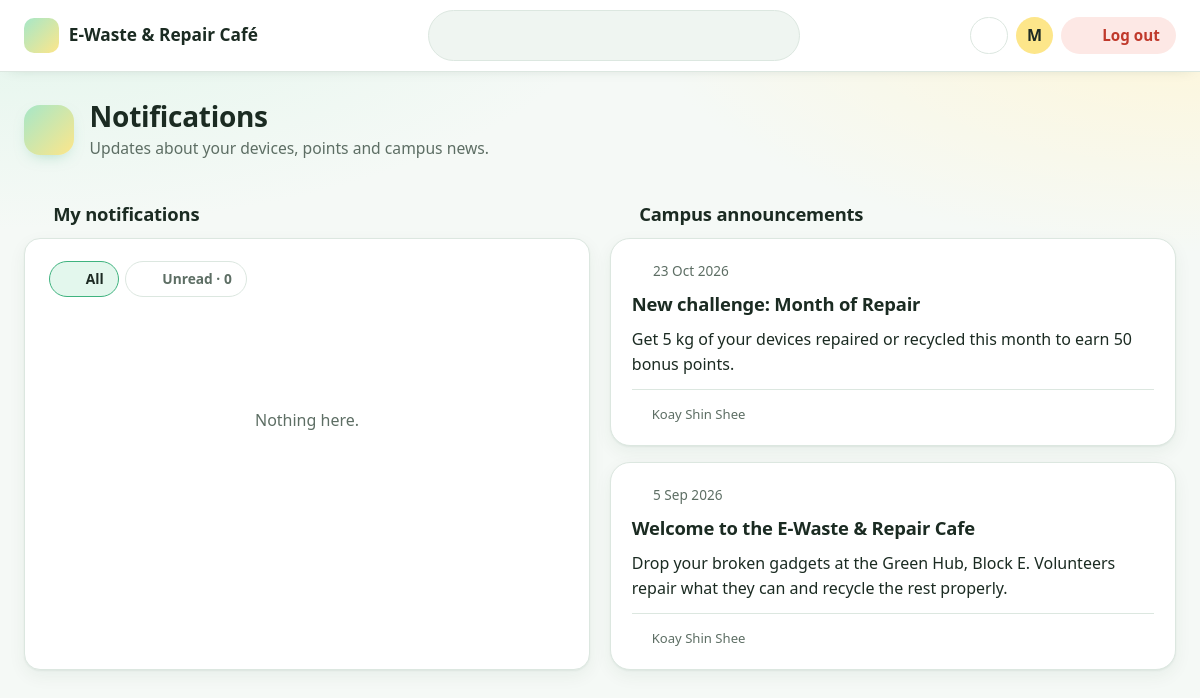
Screenshot of /student/notifications.php (signed in) with the database file from the repository.
### tables this page shows
CREATE TABLE `announcements` (
  `announcementID` varchar(10) NOT NULL,
  `created_by` varchar(10) NOT NULL,
  `title` varchar(100) NOT NULL,
  `message` varchar(500) NOT NULL,
  `created_at` datetime NOT NULL DEFAULT current_timestamp()
);

CREATE TABLE `users` (
  `tp_number` varchar(10) NOT NULL,
  `name` varchar(100) NOT NULL,
  `email` varchar(100) NOT NULL,
  `password` varchar(255) NOT NULL,
  `phone` varchar(15) NOT NULL,
  `is_active` tinyint(1) NOT NULL DEFAULT 1,
  `created_at` datetime NOT NULL DEFAULT current_timestamp()
);

### student/notifications.php (the view, shortened to what this page needs)
<?php
require '../config/db.php';
require '../includes/functions.php';
$tp = $_SESSION['tp_number'];
$filter = ($_GET['filter'] ?? '') === 'unread' ? 'unread' : 'all';
$unread = (int)db_value($conn, "SELECT COUNT(*) FROM notifications
    WHERE tp_number = ? AND is_read = 0", 's', [$tp]);
$sql = "SELECT * FROM notifications WHERE tp_number = ?";
$sql .= " ORDER BY created_at DESC, notificationID DESC";
$notifications = db_all($conn, $sql, 's', [$tp]);
$announcements = db_all($conn, "SELECT a.*, u.name AS admin_name
    FROM announcements a JOIN users u ON a.created_by = u.tp_number
    ORDER BY a.created_at DESC");
require '../includes/student_top.php';
?>
<div class="two-col">
    <div>
        <h2 class="section-title"><?= icon('bell') ?> My notifications</h2>
        <section class="card">
            <div class="card-head">
                <nav class="pill-tabs" aria-label="Filter notifications">
                    <a href="notifications.php" class="<?= $filter === 'all' ? 'active' : '' ?>"><?= icon('inbox') ?> All</a>
                    <a href="notifications.php?filter=unread" class="<?= $filter === 'unread' ? 'active' : '' ?>"><?= icon('bell') ?> Unread · <?= (int)$unread ?></a>
                </nav>
            </div>
            <?php if (!$notifications) empty_state('bell', 'Nothing here.'); ?>
        </section>
    </div>
    <div>
        <h2 class="section-title"><?= icon('megaphone') ?> Campus announcements</h2>
        <?php foreach ($announcements as $a): ?>
            <article class="post-card stacked">
                <time datetime="<?= e(date('Y-m-d', strtotime($a['created_at']))) ?>"><?= icon('calendar') ?> <?= e(nice_date($a['created_at'])) ?></time>
                <h2><?= e($a['title']) ?></h2>
                <p><?= nl2br(e($a['message'])) ?></p>
                <footer><small class="muted"><?= icon('user') ?> <?= e($a['admin_name']) ?></small></footer>
            </article>
        <?php endforeach; ?>
    </div>
</div>
<?php require '../includes/bottom.php'; ?>

### includes/icons.php (shortened to what this page needs)
<?php
function icon($name, $class = '')
{
    $svg = $paths[$name] ?? $paths['box'];
    return '<svg class="icon ' . $class . '" viewBox="0 0 24 24" aria-hidden="true" focusable="false">' . $svg . '</svg>';
}

### rows the page displays
announcements: created_at "23 Oct 2026", title "New challenge: Month of Repair", message "Get 5 kg of your devices repaired or recycled this month to earn 50 bonus points.", users.name "Koay Shin Shee"
announcements: created_at "5 Sep 2026", title "Welcome to the E-Waste & Repair Cafe", message "Drop your broken gadgets at the Green Hub, Block E. Volunteers repair what they can and recycle the rest properly.", users.name "Koay Shin Shee"

### other values shown
$initial "M"
$title "Notifications"
$desc "Updates about your devices, points and campus news."
$unread "0"
$text "Nothing here."
